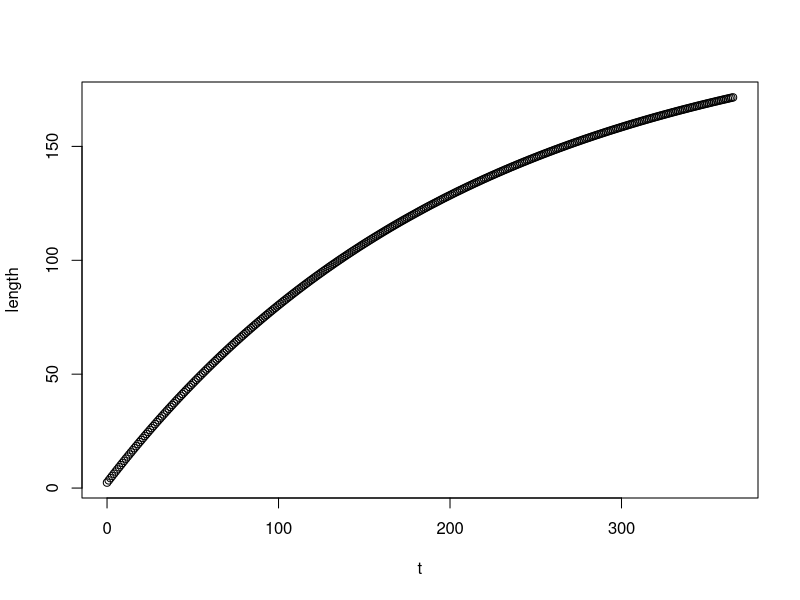
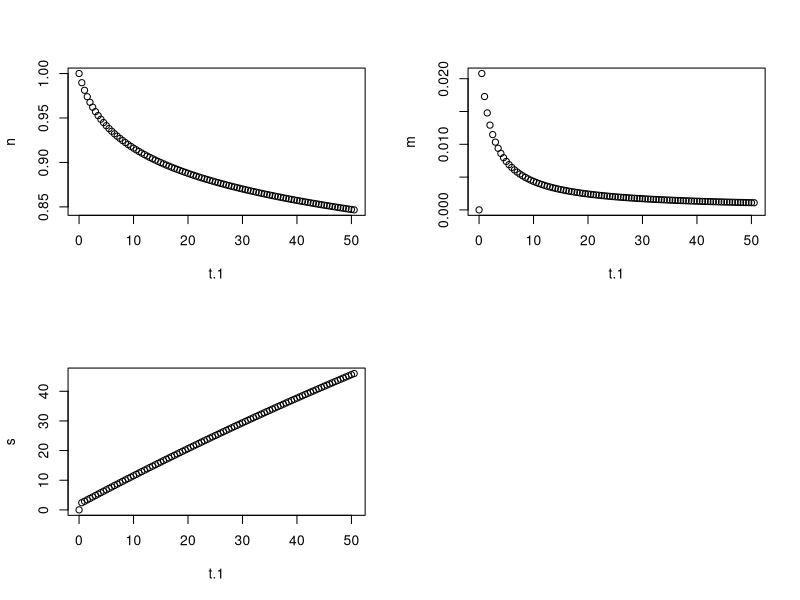
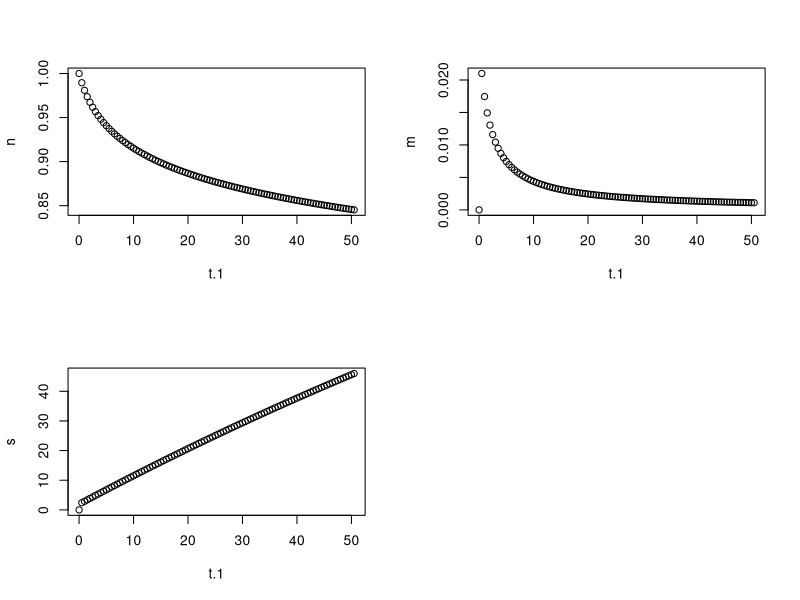
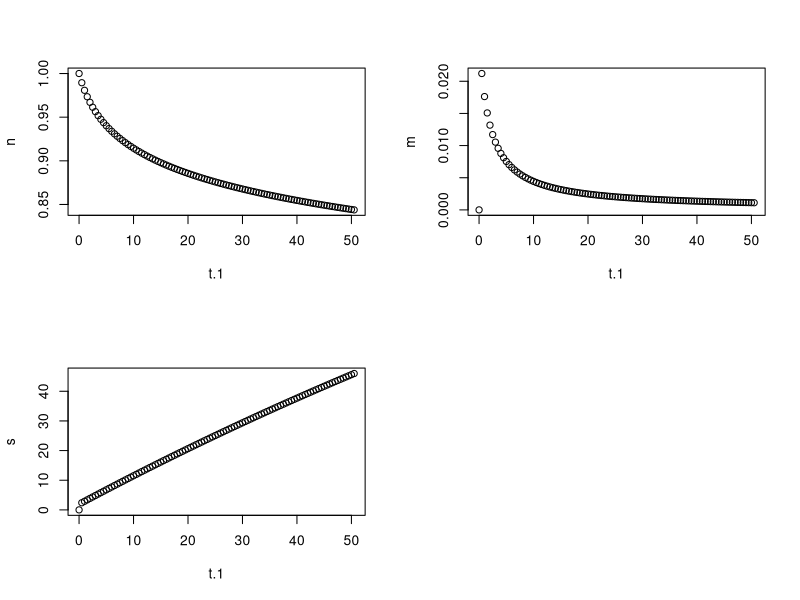
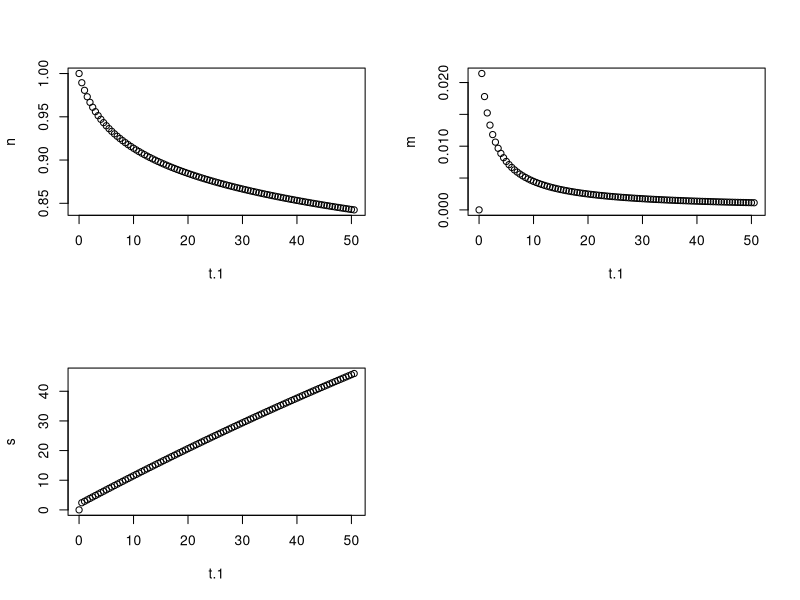
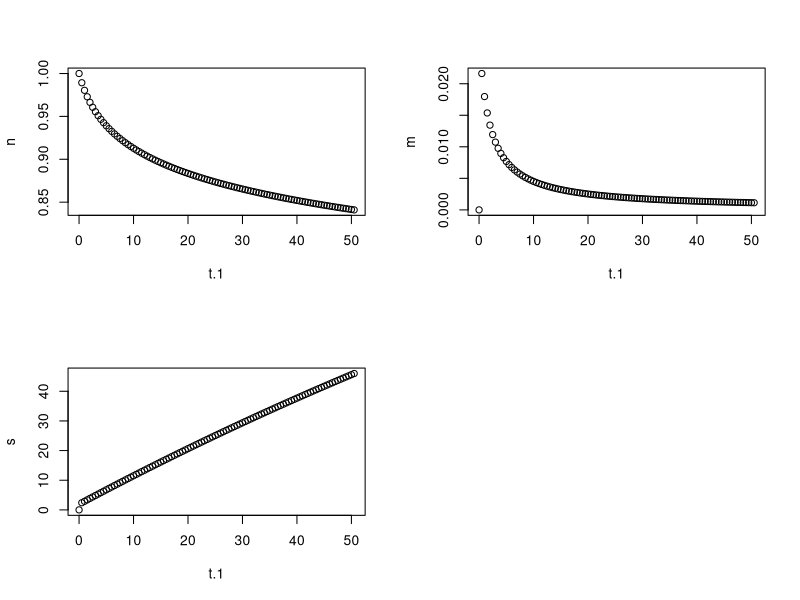
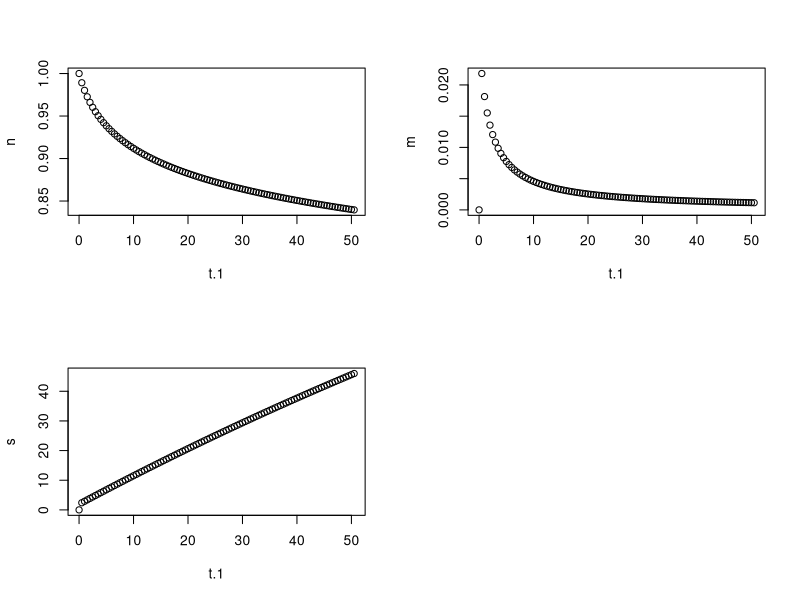
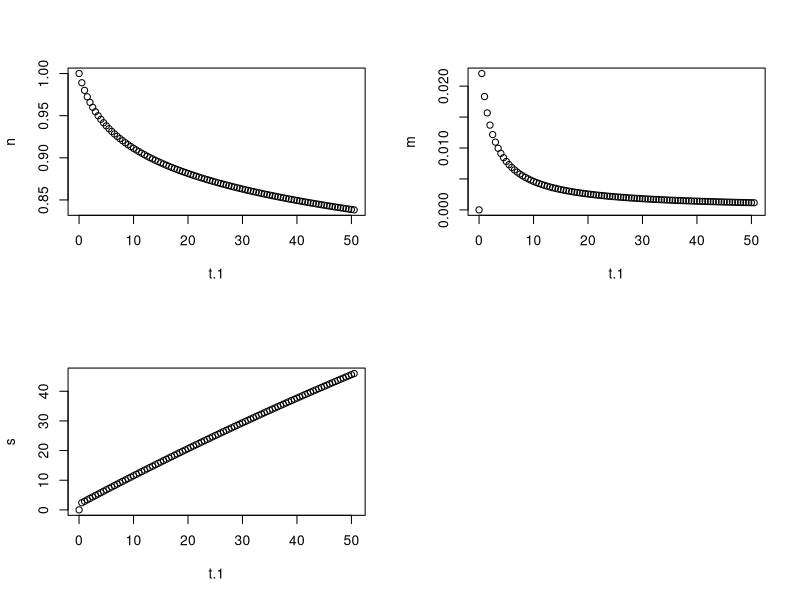

Write R code to recreate these figures, in order.
#####Let's brute force and caluculate the mortality rate for juveniles building upon the code for larval mortality
##Things that need to change are the growth function and the targeted mortality rates


##Juvenile growth function
l.inf=mean(c(219.8, 204.1, 208, 211.8, 211, 188.6)) ##average adult size (CW) in mm
l.rel=mean(c(2.38, 2.43)) ##average size at crab stage 1
# K=mean(c(1.82, 1.8, 1.9, 1.7, 1.64, 1.62)) ####Based on the modeled outputs and the results from Josileen and Menon 2005, I'm pretty sure these K values are annual growth rates. So I'm going to divide them by 365 and work in days
K=mean(c(1.82, 1.8, 1.9, 1.7, 1.64, 1.62))/365

size=function(t){
	l=l.inf-(l.inf-l.rel)*exp(-K*t)
}

t=seq(0, 365, by =1) ##Time is in dauys
length=size(t)
plot(length~t) 


###Okay, for this trial, we are using Azra et al. 2019 parameters
##Found 75% survival after 48 days starting from C1
mortality=function(l){
	m=mr*(lr/l)
}

mort.test=seq(from=0.01, to=0.03, by=0.0001)
pop.at.48days=rep(5, length(mort.test))

for(j in 1:length(mort.test))
{
	mr=mort.test[j]
	lr=5 #Arbitrarily making lr =5

#Sub in mortality function for just r constant
numbers=function(t, i) {
	num=n[i]*exp(-(mortality(size(t)))*delta.t) ###Removed fishing mortrality
}

delta.t=0.5 ##Resolution between time points
t=seq(from=0, to=50, by=delta.t) 
n=rep(0, length(t))
m=rep(0, length(t))
s=rep(0, length(t))

n[1]=1 ##Starting population size

for(i in 1:length(t))
{
	n[i+1]=numbers(t=t[i], i=i)
	s[i+1]=size(t[i])
	m[i+1]=mortality(size(t[i]))
}

t.1=c(t, max(t)+delta.t)
x=data.frame(n, t.1)
pop.at.48days[j]=x[x$t.1==48,]$n
par(mfrow=(c(2,2)))
plot(n~t.1)
plot(m~t.1)
plot(s~t.1)
}

plot(pop.at.48days~mort.test) ###Looks like it works!! Side detour where I muck around with the growth function just to make sure everything is working (yes, fwiw, size seems to play a role in your simulation )
cbind(pop.at.48days, mort.test)

####Done! mr= 0.0176 for 75% surivval after 48 days with lr = 5
